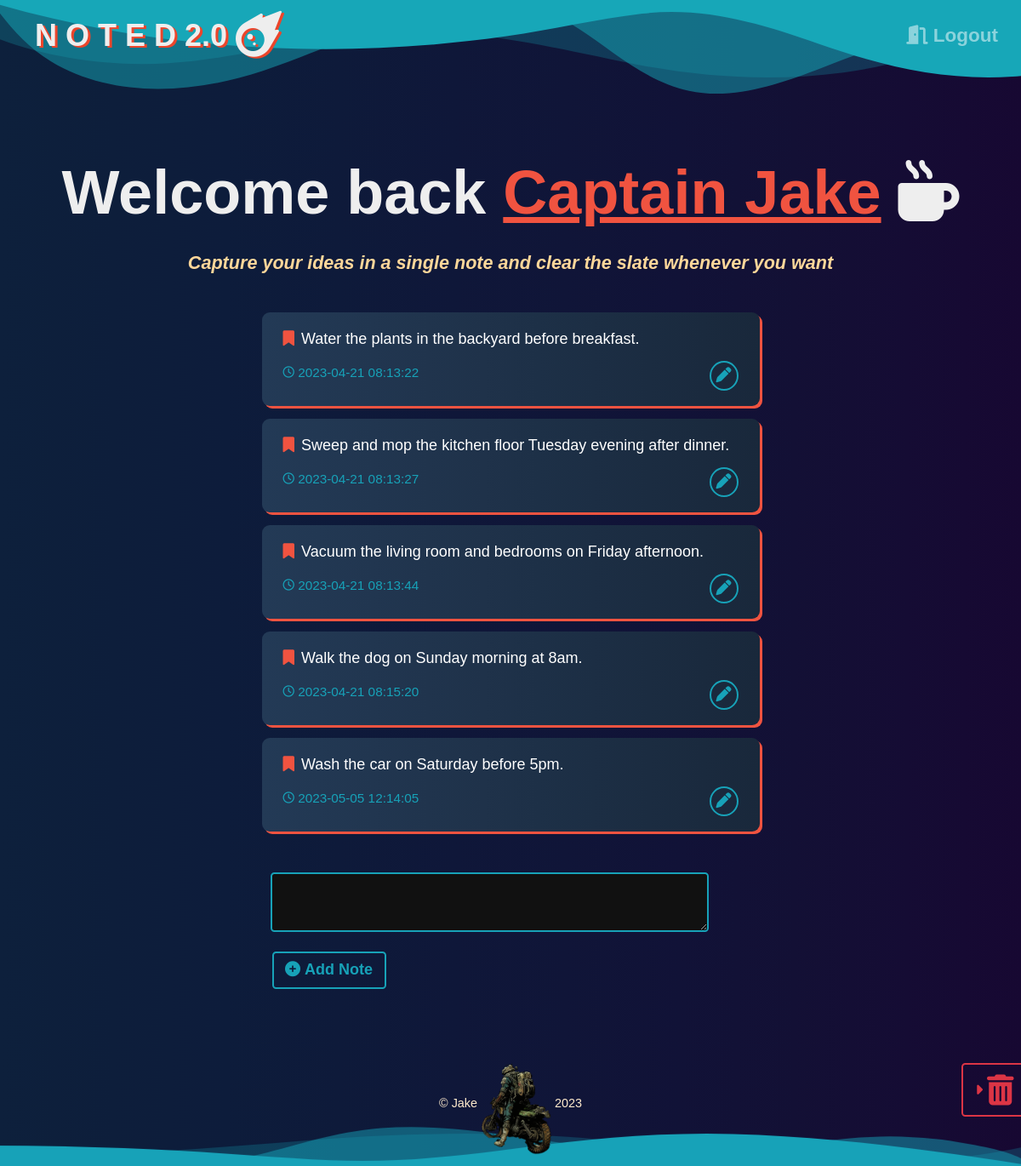
Page / (signed in) on the committed database.
### Website/models.py (models this page shows)
class User(db.Model, UserMixin):
    id = db.Column(db.Integer, primary_key=True)
    email = db.Column(db.String(150), unique=True)
    password = db.Column(db.String(150))
    user_name = db.Column(db.String(150))
    notes = db.relationship('Note')

class Note(db.Model):
    id = db.Column(db.Integer, primary_key=True)
    user_id = db.Column(db.Integer, db.ForeignKey('user.id'))
    note_data = db.Column(db.String(10000))
    date = db.Column(db.DateTime(timezone=True), default=Current_Time)
    def formatted_time(self):
        return self.date.strftime('%Y-%m-%d %H:%M:%S')

### Website/views.py (the view, shortened to what this page needs)
@views.route('/', methods=['GET', 'POST'])
@login_required
def home():
    return render_template("home.html", user=current_user)

### Website/__init__.py (called while the page is built)
def create_app():
    app = Flask(__name__)
    app.config['SECRET_KEY'] = 'FUN AI'
    app.config['SQLALCHEMY_DATABASE_URI'] = f'sqlite:///{DB_NAME}'
    db.init_app(app)
    from .views import views
    from .auth import auth
    app.register_blueprint(views, url_prefix='/')
    app.register_blueprint(auth, url_prefix='/')
    from .models import User, Note
    create_database(app)
    login_manager = LoginManager()
    login_manager.login_view = 'auth.login'
    login_manager.login_message = u"Log In Required"
    login_manager.init_app(app)
    @login_manager.user_loader
    def load_user(id):
        return User.query.get(int(id))
    return app

### Website/Templates/home.html (shortened to what this page needs)
{% extends "base.html" %}
{% block content%}
    <h1 class="page_name_note">Welcome back <span class="user_name">{{ user.user_name }}</span>&nbsp;<i class="fa-solid fa-mug-hot"></i></h1>
    <br>
    <h1 class="page_info">Capture your ideas in a single note and clear the slate whenever you want</h1>
    <div class="notes">
        <ul class="list-group notegroup" id="notes">
            {% for note in user.notes %}
            <li class="list-group-item border-0 notelist">
                {{ note.note_data }}
                <br/>
                <div class="time_edit">
                    <form method="POST" action="/edit">
                        <text class="date" name="note_date">&nbsp;{{ note.formatted_time() }}</text>
                        <button class="btn edit_button"><i class="fa-solid fa-pen"></i></button>
                    </form>
                </div>
            </li>
            {% endfor %}
        </ul>
        <div class="add_note">
            <form method="POST" class="sumbit">
                <div class="add_note_textarea">
                    <textarea name="note" class="input"></textarea>
                </div>
                <div class="submit_note">
                    <button type="submit" class="btn btn-outline-info add_note"><i class="fa-solid fa-circle-plus"></i>&nbsp;Add Note</button>
                </div>
            </form>
        </div>
    </div>
    <div class="bin">
        {% if user.notes %}
        <a name= "bin" class="btn btn-outline-danger toggleDelete" href="/note_bin"><i class="fa-solid fa-caret-right"></i>&nbsp;<i class="fa-solid fa-trash-can fa-2xl bin_icon"></i>&nbsp;&nbsp;&nbsp;&nbsp;&nbsp;</a>
        {% endif %}
    </div>
{% endblock %}

### rows in the picture
User: user_name "Captain Jake"
Note: note_data "Water the plants in the backyard before breakfast.", formatted_time "2023-04-21 08:13:22"
Note: note_data "Sweep and mop the kitchen floor Tuesday evening after dinner.", formatted_time "2023-04-21 08:13:27"
Note: note_data "Vacuum the living room and bedrooms on Friday afternoon.", formatted_time "2023-04-21 08:13:44"
Note: note_data "Walk the dog on Sunday morning at 8am.", formatted_time "2023-04-21 08:15:20"
Note: note_data "Wash the car on Saturday before 5pm.", formatted_time "2023-05-05 12:14:05"
